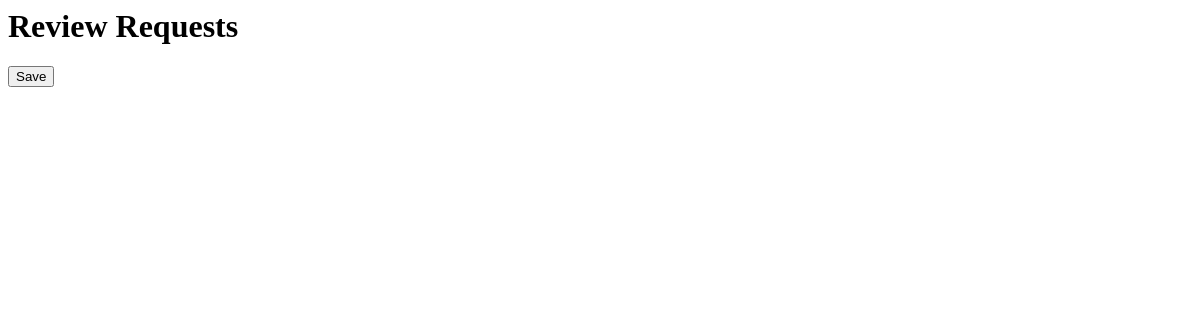
Before: /review/ (signed in) with the older database file.
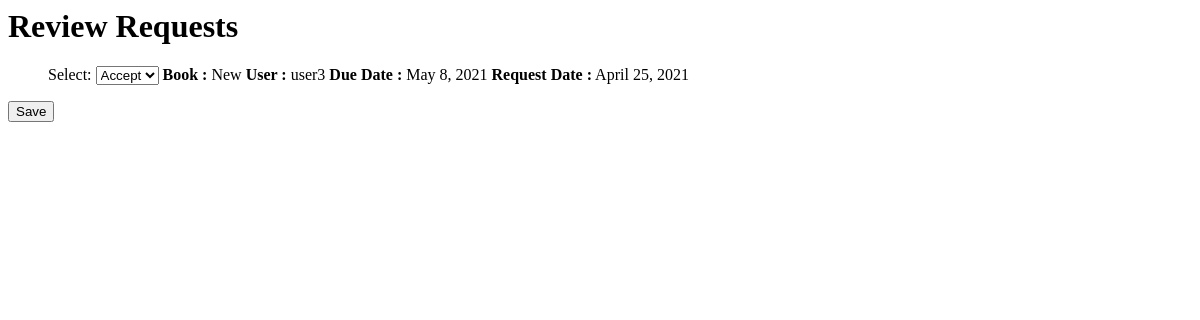
After: the same page with the newer database file.
### main/models.py (models this page shows, shortened)
class Request(models.Model):
    user = models.ForeignKey(User, on_delete = models.CASCADE,related_name = 'request', null = True)
    status = models.CharField(max_length = 20)
    r_date = models.DateField(null = True)
    d_date = models.DateField(null = True)
    book = models.CharField(max_length = 200)

### main/views.py (the view, shortened to what this page needs)
# urls.py: path("review/", views.review, name="review"),
def review(response):
	if response.user.is_staff:
		reqs = Request.objects.filter(status = "Pending")
		return render(response, "main/review.html", {"reqs":reqs})
	else:
		return HttpResponseRedirect("/")

### main/templates/main/review.html (shortened to what this page needs)
{% extends "main/base.html" %}
{% block content %}
    <h1>Review Requests</h1>
    <form method="post" action="#">
        <ul>
            {% for request in reqs %}
                <label for="c{{request.id}}">Select:</label>
                <select name="c{{request.id}}" id="c{{request.id}}">
                    <option value="accept">Accept</option>
                </select>
                <b>Book :</b> {{request.book.title}}
                <b>User :</b> {{request.user}}
                <b>Due Date :</b> {{request.d_date}}
                <b>Request Date :</b> {{request.r_date}}
                <br>
            {% endfor %}
        </ul>
        <button type="submit", name="save", value="save">Save</button>
    </form>
{% endblock %}

Changed rows visible on the page:
added Request: id "Accept", book "New", user "user3", d_date "May 8, 2021", r_date "April 25, 2021"
